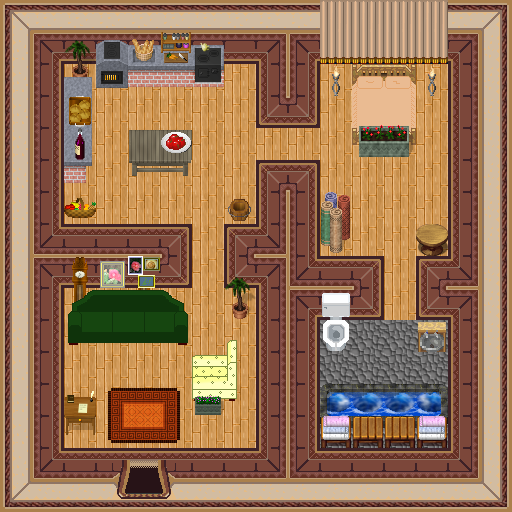

A level layout from a 2D game, rendered from its tile map. Below: a short description, then the map file with tile-grid data replaced by summaries:
An orthogonal 16x16 tile map with 32x32 px tiles, 7 tile layers (0_floor, 1_terrain, 2_object, 3_roof, ...), 1 hidden layer not drawn, 32 tilesets.

<map version="1.0" orientation="orthogonal" renderorder="right-down" width="16" height="16" tilewidth="32" tileheight="32" nextobjectid="1">
 <tileset firstgid="1" name="wall red" tilewidth="32" tileheight="32" tilecount="16" columns="4">
  <image source="../../tileset/building/wall/int_wall_dark_red.png" width="128" height="128" />
 </tileset>
 <tileset firstgid="17" name="int red wall" tilewidth="32" tileheight="32" tilecount="16" columns="4">
  <image source="../../tileset/building/wall/int_wall_dark_red_corners.png" width="128" height="128" />
 </tileset>
 <tileset firstgid="33" name="int red wall corners" tilewidth="32" tileheight="32" tilecount="8" columns="2">
  <image source="../../tileset/building/wall/int_wall_dark_red_corners_2.png" width="64" height="128" />
 </tileset>
 <tileset firstgid="41" name="dark red ns" tilewidth="32" tileheight="32" tilecount="12" columns="3">
  <image source="../../tileset/building/entrance/dark_red_ns.png" width="96" height="128" />
 </tileset>
 <tileset firstgid="53" name="red wine" tilewidth="32" tileheight="32" tilecount="4" columns="2">
  <image source="../../tileset/item/drink/red_wine.png" width="64" height="64" />
 </tileset>
 <tileset firstgid="57" name="food fruit basket" tilewidth="32" tileheight="32" tilecount="1" columns="1">
  <image source="../../tileset/item/food/fruit_basket.png" width="32" height="32" />
 </tileset>
 <tileset firstgid="58" name="food meals 1" tilewidth="32" tileheight="32" tilecount="2" columns="2">
  <image source="../../tileset/item/food/meals_1.png" width="64" height="32" />
 </tileset>
 <tileset firstgid="60" name="sofa green" tilewidth="32" tileheight="32" tilecount="6" columns="3">
  <image source="../../tileset/furniture/chair/sofa.png" width="96" height="64" />
 </tileset>
 <tileset firstgid="66" name="collision" tilewidth="32" tileheight="32" tilecount="1" columns="1">
  <image source="../../tileset/logic/collision.png" width="32" height="32" />
 </tileset>
 <tileset firstgid="67" name="towels" tilewidth="32" tileheight="32" tilecount="6" columns="6">
  <image source="../../tileset/item/textile/towels.png" width="192" height="32" />
 </tileset>
 <tileset firstgid="73" name="barrel" tilewidth="32" tileheight="32" tilecount="2" columns="1">
  <image source="../../tileset/item/pot/barrel.png" width="32" height="64" />
 </tileset>
 <tileset firstgid="75" name="table wooden" tilewidth="32" tileheight="32" tilecount="1" columns="1">
  <image source="../../tileset/furniture/table/wooden.png" width="32" height="32" />
 </tileset>
 <tileset firstgid="76" name="shelfs 3" tilewidth="32" tileheight="32" tilecount="6" columns="3">
  <image source="../../tileset/furniture/shelve/bright_bookshelf_and_cupboard.png" width="96" height="64" />
 </tileset>
 <tileset firstgid="82" name="oil paintings" tilewidth="32" tileheight="32" tilecount="16" columns="4">
  <image source="../../tileset/furniture/picture/oil_paintings.png" width="128" height="128" />
 </tileset>
 <tileset firstgid="98" name="bathroom basin" tilewidth="32" tileheight="32" tilecount="3" columns="3">
  <image source="../../tileset/furniture/bathroom/basin.png" width="96" height="32" />
 </tileset>
 <tileset firstgid="101" name="bathroom toilet" tilewidth="32" tileheight="32" tilecount="6" columns="3">
  <image source="../../tileset/furniture/bathroom/toilet.png" width="96" height="64" />
 </tileset>
 <tileset firstgid="107" name="bread" tilewidth="32" tileheight="32" tilecount="4" columns="4">
  <image source="../../tileset/item/food/bread.png" width="128" height="32" />
 </tileset>
 <tileset firstgid="111" name="blankets" tilewidth="32" tileheight="32" tilecount="12" columns="3">
  <image source="../../tileset/item/textile/blankets.png" width="96" height="128" />
 </tileset>
 <tileset firstgid="123" name="table gray plain" tilewidth="32" tileheight="32" tilecount="9" columns="3">
  <image source="../../tileset/furniture/table/grey_plain.png" width="96" height="96" />
 </tileset>
 <tileset firstgid="132" name="desk" tilewidth="32" tileheight="32" tilecount="4" columns="2">
  <image source="../../tileset/furniture/table/desk.png" width="64" height="64" />
 </tileset>
 <tileset firstgid="136" name="kitchen cabnets" tilewidth="32" tileheight="32" tilecount="44" columns="4">
  <image source="../../tileset/furniture/kitchen/cabinets.png" width="128" height="352" />
 </tileset>
 <tileset firstgid="180" name="household items" tilewidth="32" tileheight="32" tilecount="16" columns="4">
  <image source="../../tileset/item/household/food_preparation.png" width="128" height="128" />
 </tileset>
 <tileset firstgid="196" name="planted container" tilewidth="32" tileheight="32" tilecount="16" columns="4">
  <image source="../../tileset/plant/flower/planted_containers.png" width="128" height="128" />
 </tileset>
 <tileset firstgid="212" name="peach drapes" tilewidth="32" tileheight="32" tilecount="9" columns="3">
  <image source="../../tileset/furniture/curtain/peach_drapes.png" width="96" height="96" />
 </tileset>
 <tileset firstgid="221" name="square" tilewidth="32" tileheight="32" tilecount="1" columns="1">
  <image source="../../tileset/furniture/table/square.png" width="32" height="32" />
 </tileset>
 <tileset firstgid="222" name="wooden clock" tilewidth="32" tileheight="32" tilecount="6" columns="1">
  <image source="../../tileset/furniture/clock/wooden_clock.png" width="32" height="192" />
 </tileset>
 <tileset firstgid="228" name="armchair" tilewidth="32" tileheight="32" tilecount="12" columns="4">
  <image source="../../tileset/furniture/chair/armchair_cream.png" width="128" height="96" />
 </tileset>
 <tileset firstgid="240" name="floor tiles" tilewidth="32" tileheight="32" tilecount="12" columns="6">
  <image source="../../tileset/ground/indoor/floors_3.png" width="192" height="64" />
 </tileset>
 <tileset firstgid="252" name="rug" tilewidth="32" tileheight="32" tilecount="9" columns="3">
  <image source="../../tileset/furniture/carpet/orange.png" width="96" height="96" />
 </tileset>
 <tileset firstgid="261" name="torch" tilewidth="32" tileheight="32" tilecount="8" columns="2">
  <image source="../../tileset/furniture/light/dark_torch.png" width="64" height="128" />
 </tileset>
 <tileset firstgid="269" name="whirpool" tilewidth="32" tileheight="32" tilecount="36" columns="3">
  <image source="../../tileset/furniture/sink/jacuzzi_dark_side_on.png" width="96" height="384" />
 </tileset>
 <tileset firstgid="305" name="double_peach" tilewidth="32" tileheight="32" tilecount="8" columns="2">
  <image source="../../tileset/furniture/bed/double_peach.png" width="64" height="128" />
 </tileset>
 <layer name="0_floor" width="16" height="16">
  <data>[256 cells, 256 non-empty, 3 distinct tile ids]</data>
 </layer>
 <layer name="1_terrain" width="16" height="16">
  <data>[256 cells, 194 non-empty, 63 distinct tile ids]</data>
 </layer>
 <layer name="2_object" width="16" height="16">
  <data>[256 cells, 46 non-empty, 39 distinct tile ids]</data>
 </layer>
 <layer name="3_roof" width="16" height="16">
  <data>[256 cells, 12 non-empty, 10 distinct tile ids]</data>
 </layer>
 <layer name="4_roof_add" width="16" height="16">
  <data>[256 cells, 2 non-empty, 2 distinct tile ids]</data>
 </layer>
 <layer name="objects" width="16" height="16">
  <data>[256 cells, 0 non-empty, 0 distinct tile ids]</data>
 </layer>
 <layer name="collision" width="16" height="16" visible="0" opacity="0.37">
  <data>[256 cells, 180 non-empty, 1 distinct tile ids]</data>
 </layer>
 <layer name="protection" width="16" height="16">
  <data>[256 cells, 0 non-empty, 0 distinct tile ids]</data>
 </layer>
</map>
